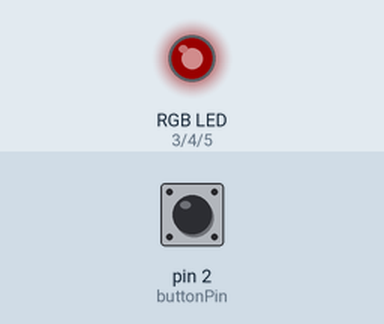
This sketch was run on a simulated Arduino Uno, built with avr-gcc and run on an emulated ATmega328P. Shown: an RGB LED mixed from three pins (HIGH = lit). The inputs (shaded band) are chosen by the test bench; at power-on: pin 2 (buttonPin) HIGH. Dim RGB values are drawn brighter than linear; what the sketch prints to the serial monitor is not drawn.

Above: at 0.15 s.
At 0.75 s:
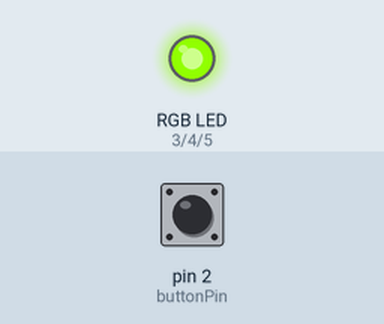
At 1.25 s:
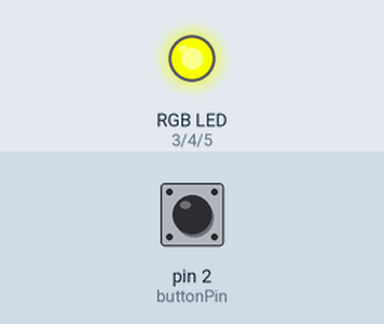
1.3 s: pin 2 (buttonPin) pulled LOW for 0.15 s
3.2 s: pin 2 (buttonPin) pulled LOW for 1 s
Timing chart, 0 to 6.2 s (numbered marks = the images above; inputs shaded):
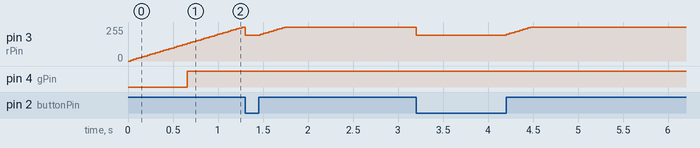

The sketch:

WH2.ino
```cpp
const int buttonPin = 2;
const int rPin = 3;
const int gPin = 4;
const int bPin = 5;


int colorValue = 128;
unsigned long lastTime = 0;
const long interval = 30;

bool lastButtonState = HIGH;
bool buttonPressed = false;

void setup() {
  pinMode(buttonPin, INPUT_PULLUP);
  pinMode(rPin, OUTPUT);
  pinMode(gPin, OUTPUT);
  pinMode(bPin, OUTPUT);

  Serial.begin(9600);
  updateColor();
  Serial.println("W");
}

void loop() {
  int buttonState = digitalRead(buttonPin);
  unsigned long currentTime = millis();


  if (buttonState == LOW && lastButtonState == HIGH) {

    colorValue -= 30;
    if (colorValue < 0) colorValue = 0;

    Serial.print("butt ");
    Serial.print(colorValue + 30);
    Serial.print("跳");
    Serial.println(colorValue);

    updateColor();
  }

  lastButtonState = buttonState;


  if (currentTime - lastTime >= interval) {
    lastTime = currentTime;

    if (buttonState == HIGH) {

      colorValue += 3;
      if (colorValue > 255) colorValue = 255;

      updateColor();


      Serial.print("B");
      Serial.print(colorValue);
      Serial.print("狀態");
      if (colorValue < 85) Serial.print("G");
      else if (colorValue < 170) Serial.print("W");
      else Serial.print("B");
      Serial.println();
    }
  }
}

void updateColor() {
  int r, g, b;

  if (colorValue <= 128) {

    float ratio = colorValue / 128.0;


    r = 255 * ratio;
    g = 255;
    b = 255 * ratio;

  } else {

    float ratio = (colorValue - 128) / 127.0;
    r = 255 * (1 - ratio);
    g = 255 * (1 - ratio);
    b = 255;
  }


  r = constrain(r, 0, 255);
  g = constrain(g, 0, 255);
  b = constrain(b, 0, 255);


  analogWrite(rPin, 255 - r);
  analogWrite(gPin, 255 - g);
  analogWrite(bPin, 255 - b);
}
```
